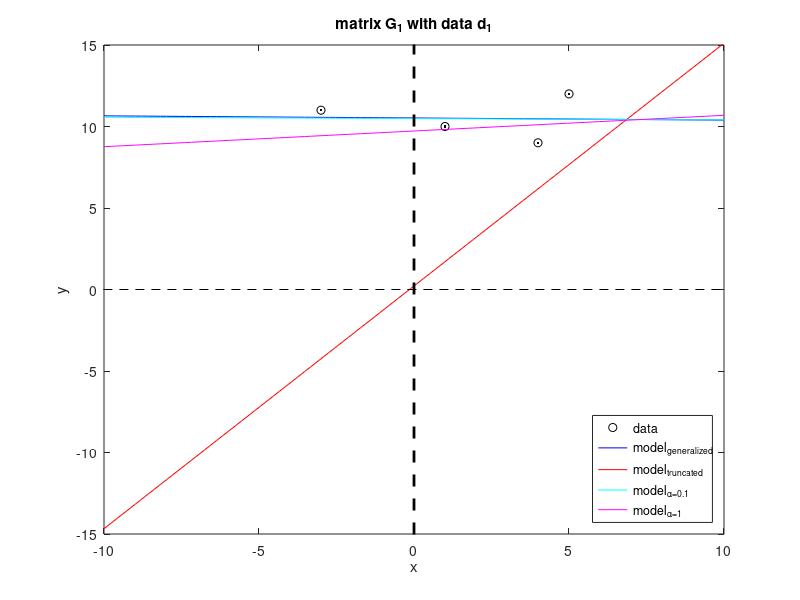
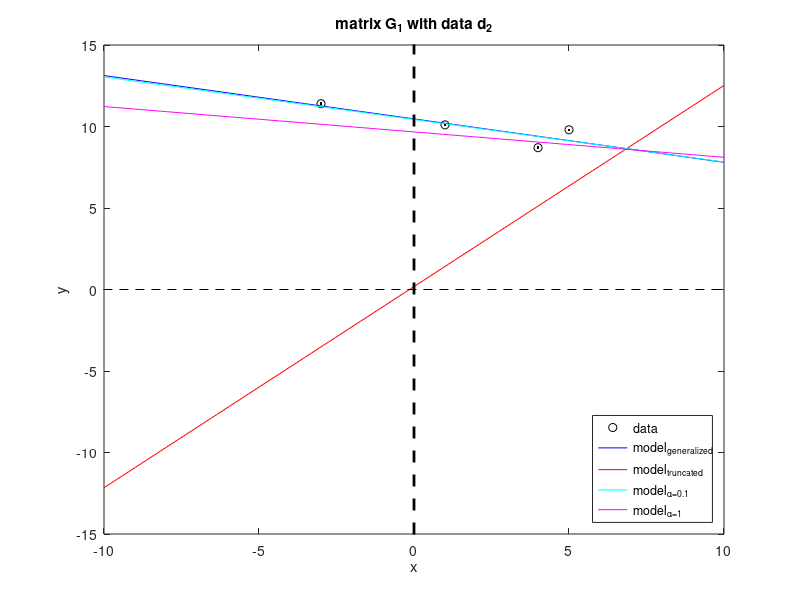
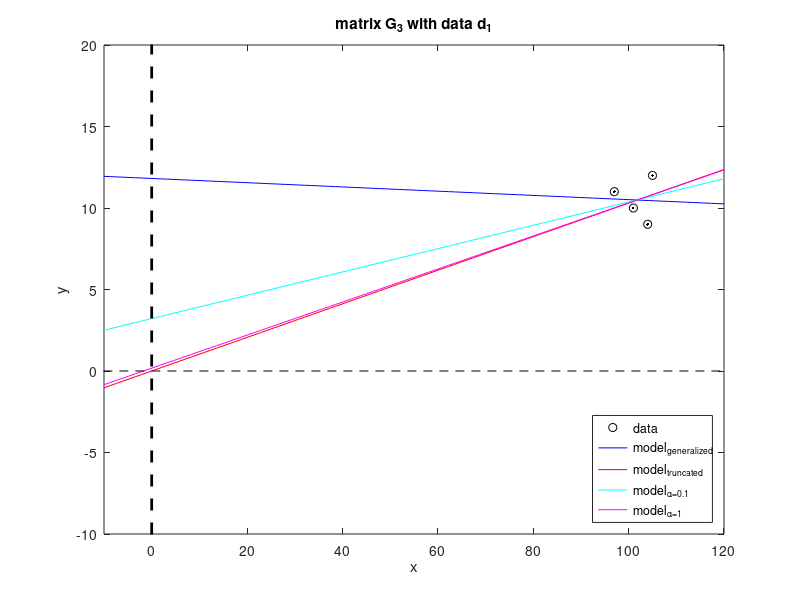
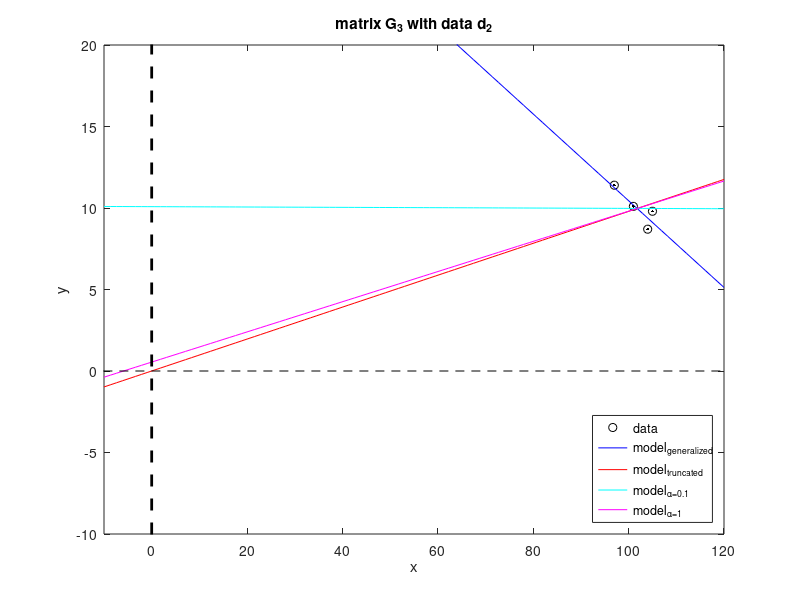

Write MATLAB code to recreate these figures, in order.
clear all; clc;
%% This is the solution script to problem 3 on homework set 3

%% Problem part (a)
% Define the input data and Tikhonov parameters
G1 = [1 1; 1 -3; 1 4; 1 5];
G2 = [1 -0.1; 1 0.3; 1 -0.4; 1 0.5];
G3 = [1 101; 1 97; 1 104; 1 105];
G4 = [1 3; 1 3; 1 3; 1 3];

alpha1 = 0.1;
alpha2 = 0.5;

% Calculate the regularized inverse matrices
reg1_1 = inv(G1'*G1 + alpha1^2*eye(2,2))*G1';
reg1_2 = inv(G2'*G2 + alpha1^2*eye(2,2))*G2';
reg1_3 = inv(G3'*G3 + alpha1^2*eye(2,2))*G3';
reg1_4 = inv(G4'*G4 + alpha1^2*eye(2,2))*G4';
reg2_1 = inv(G1'*G1 + alpha2^2*eye(2,2))*G1';
reg2_2 = inv(G2'*G2 + alpha2^2*eye(2,2))*G2';
reg2_3 = inv(G3'*G3 + alpha2^2*eye(2,2))*G3';
reg2_4 = inv(G4'*G4 + alpha2^2*eye(2,2))*G4';

%% Problem part (c)
%Define the data sets
d1 = [10 11 9 12]';
d2 = [10.1 11.4 8.7 9.8]';

%The 8 previous model parameter vectors are
m_d1_1  = [10.523 -0.013]'; 
m_d1_1t = [0.217 1.489]';
m_d2_1  = [10.465 -0.266]';
m_d2_1t = [0.180 1.234]';
m_d1_3  = [11.813 -0.013]';
m_d1_3t = [0.001 0.103]';
m_d2_3  = [37.046 -0.266]';
m_d2_3t = [9.616e-4 9.793e-2]';

%Calculate the regularized inverse for the two data sets and G1/G3
m_d1_1_r1 = reg1_1*d1;
m_d1_1_r2 = reg2_1*d1;
m_d2_1_r1 = reg1_1*d2;
m_d2_1_r2 = reg2_1*d2;
m_d1_3_r1 = reg1_3*d1;
m_d1_3_r2 = reg2_3*d1;
m_d2_3_r1 = reg1_3*d2;
m_d2_3_r2 = reg2_3*d2;

%Now set up the four different plots for the different combinations of 
%data sets and matrices

%For G1 using d1
x = linspace(-10,10,100);
y_d1_1_1 = m_d1_1(1) + m_d1_1(2)*x;
y_d1_1_1t = m_d1_1t(1) + m_d1_1t(2)*x;
y_d1_1_r1 = m_d1_1_r1(1) + m_d1_1_r1(2)*x;
y_d1_1_r2 = m_d1_1_r2(1) + m_d1_1_r2(2)*x;
x_d1 = G1(:,2);

plot(x_d1, d1, 'ko', ...
     x, y_d1_1_1, 'b-', ...
     x, y_d1_1_1t, 'r-', ...
     x, y_d1_1_r1, 'c-', ...
     x, y_d1_1_r2, 'm-', ...
     x_d1, d1, 'k.', ...
     [-1 1]*1000, [0 0], 'k--', ...
     [0 0], [-1 1]*1000, 'k--', 'MarkerSize', 10, 'LineWidth', 2);
legend('data', 'model_{generalized}', 'model_{truncated}', ...
      'model_{\alpha=0.1}', 'model_{\alpha=1}', 'Location', 'SouthEast');
title('matrix G_1 with data d_1');
xlabel('x');
ylabel('y');
box on;
axis([-10 10 -15 15])

print('-deps2c','-painters', 'p3b1');

%For G1 using d1
x = linspace(-10,10,100);
y_d2_1_1 = m_d2_1(1) + m_d2_1(2)*x;
y_d2_1_1t = m_d2_1t(1) + m_d2_1t(2)*x;
y_d2_1_r1 = m_d2_1_r1(1) + m_d2_1_r1(2)*x;
y_d2_1_r2 = m_d2_1_r2(1) + m_d2_1_r2(2)*x;
x_d2 = G1(:,2);

plot(x_d2, d2, 'ko', ...
     x, y_d2_1_1, 'b-', ...
     x, y_d2_1_1t, 'r-', ...
     x, y_d2_1_r1, 'c-', ...
     x, y_d2_1_r2, 'm-', ...
     x_d2, d2, 'k.', ...
     [-1 1]*1000, [0 0], 'k--', ...
     [0 0], [-1 1]*1000, 'k--', 'MarkerSize', 10, 'LineWidth', 2);
legend('data', 'model_{generalized}', 'model_{truncated}', ...
      'model_{\alpha=0.1}', 'model_{\alpha=1}', 'Location', 'SouthEast');
title('matrix G_1 with data d_2');
xlabel('x');
ylabel('y');
box on;
axis([-10 10 -15 15])

print('-deps2c','-painters', 'p3b2');

%For G3 using d1
x = linspace(-10,120,100);
y_d1_3_1 = m_d1_3(1) + m_d1_3(2)*x;
y_d1_3_1t = m_d1_3t(1) + m_d1_3t(2)*x;
y_d1_3_r1 = m_d1_3_r1(1) + m_d1_3_r1(2)*x;
y_d1_3_r2 = m_d1_3_r2(1) + m_d1_3_r2(2)*x;
x_d1 = G3(:,2);

plot(x_d1, d1, 'ko', ...
     x, y_d1_3_1, 'b-', ...
     x, y_d1_3_1t, 'r-', ...
     x, y_d1_3_r1, 'c-', ...
     x, y_d1_3_r2, 'm-', ...
     x_d1, d1, 'k.', ...
     [-1 1]*1000, [0 0], 'k--', ...
     [0 0], [-1 1]*1000, 'k--', 'MarkerSize', 10, 'LineWidth', 2);
legend('data', 'model_{generalized}', 'model_{truncated}', ...
      'model_{\alpha=0.1}', 'model_{\alpha=1}', 'Location', 'SouthEast');
title('matrix G_3 with data d_1');
xlabel('x');
ylabel('y');
box on;
axis([-10 120 -10 20])

print('-deps2c','-painters', 'p3b3');

%For G3 using d1
x = linspace(-10,120,100);
y_d2_3_1 = m_d2_3(1) + m_d2_3(2)*x;
y_d2_3_1t = m_d2_3t(1) + m_d2_3t(2)*x;
y_d2_3_r1 = m_d2_3_r1(1) + m_d2_3_r1(2)*x;
y_d2_3_r2 = m_d2_3_r2(1) + m_d2_3_r2(2)*x;
x_d2 = G3(:,2);

plot(x_d2, d2, 'ko', ...
     x, y_d2_3_1, 'b-', ...
     x, y_d2_3_1t, 'r-', ...
     x, y_d2_3_r1, 'c-', ...
     x, y_d2_3_r2, 'm-', ...
     x_d2, d2, 'k.', ...
     [-1 1]*1000, [0 0], 'k--', ...
     [0 0], [-1 1]*1000, 'k--', 'MarkerSize', 10, 'LineWidth', 2);
legend('data', 'model_{generalized}', 'model_{truncated}', ...
      'model_{\alpha=0.1}', 'model_{\alpha=1}', 'Location', 'SouthEast');
title('matrix G_3 with data d_2');
xlabel('x');
ylabel('y');
box on;
axis([-10 120 -10 20])

print('-deps2c','-painters', 'p3b4');
